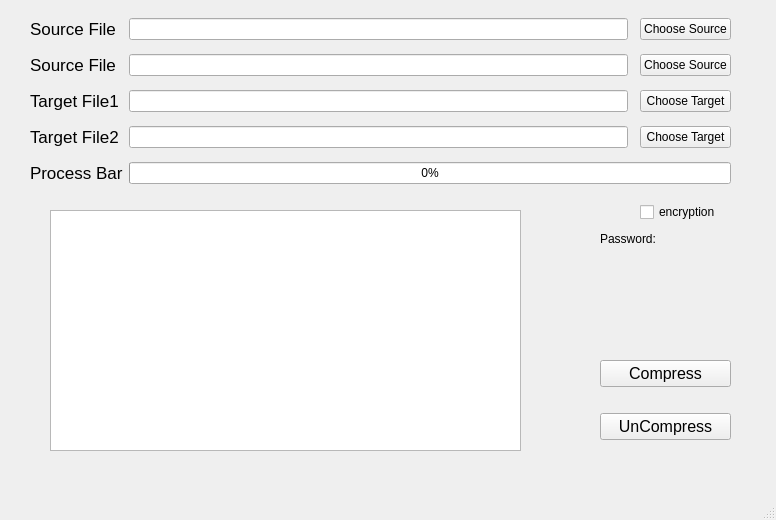
<?xml version="1.0" encoding="UTF-8"?>
<ui version="4.0">
 <class>MainWindow</class>
 <widget class="QMainWindow" name="MainWindow">
  <property name="geometry">
   <rect>
    <x>0</x>
    <y>0</y>
    <width>776</width>
    <height>520</height>
   </rect>
  </property>
  <property name="windowTitle">
   <string>MainWindow</string>
  </property>
  <widget class="QWidget" name="centralwidget">
   <widget class="QTextEdit" name="textEdit">
    <property name="geometry">
     <rect>
      <x>50</x>
      <y>210</y>
      <width>471</width>
      <height>241</height>
     </rect>
    </property>
   </widget>
   <widget class="QWidget" name="layoutWidget">
    <property name="geometry">
     <rect>
      <x>30</x>
      <y>10</y>
      <width>701</width>
      <height>186</height>
     </rect>
    </property>
    <layout class="QGridLayout" name="gridLayout">
     <item row="1" column="3">
      <widget class="QPushButton" name="pushButton_6">
       <property name="text">
        <string>Choose Source</string>
       </property>
      </widget>
     </item>
     <item row="4" column="3">
      <widget class="QPushButton" name="pushButton_7">
       <property name="text">
        <string>Choose Target</string>
       </property>
      </widget>
     </item>
     <item row="3" column="0">
      <widget class="QLabel" name="label_2">
       <property name="font">
        <font>
         <pointsize>13</pointsize>
        </font>
       </property>
       <property name="text">
        <string>Target File1</string>
       </property>
      </widget>
     </item>
     <item row="3" column="3">
      <widget class="QPushButton" name="pushButton">
       <property name="text">
        <string>Choose Target</string>
       </property>
      </widget>
     </item>
     <item row="0" column="1">
      <widget class="QLineEdit" name="souceFileEdit"/>
     </item>
     <item row="1" column="1">
      <widget class="QLineEdit" name="souceFileEdit_2"/>
     </item>
     <item row="4" column="1">
      <widget class="QLineEdit" name="targetFileEdit_2"/>
     </item>
     <item row="0" column="0">
      <widget class="QLabel" name="label">
       <property name="font">
        <font>
         <pointsize>13</pointsize>
        </font>
       </property>
       <property name="text">
        <string>Source File</string>
       </property>
      </widget>
     </item>
     <item row="7" column="1" colspan="3">
      <widget class="QProgressBar" name="progressBar">
       <property name="value">
        <number>0</number>
       </property>
      </widget>
     </item>
     <item row="1" column="0">
      <widget class="QLabel" name="label_4">
       <property name="font">
        <font>
         <pointsize>13</pointsize>
        </font>
       </property>
       <property name="text">
        <string>Source File</string>
       </property>
      </widget>
     </item>
     <item row="0" column="3">
      <widget class="QPushButton" name="pushButton_2">
       <property name="text">
        <string>Choose Source</string>
       </property>
      </widget>
     </item>
     <item row="7" column="0">
      <widget class="QLabel" name="label_3">
       <property name="font">
        <font>
         <pointsize>13</pointsize>
        </font>
       </property>
       <property name="text">
        <string>Process Bar</string>
       </property>
      </widget>
     </item>
     <item row="4" column="0">
      <widget class="QLabel" name="label_5">
       <property name="font">
        <font>
         <pointsize>13</pointsize>
        </font>
       </property>
       <property name="text">
        <string>Target File2</string>
       </property>
      </widget>
     </item>
     <item row="3" column="1">
      <widget class="QLineEdit" name="targetFileEdit"/>
     </item>
    </layout>
   </widget>
   <widget class="QWidget" name="layoutWidget">
    <property name="geometry">
     <rect>
      <x>600</x>
      <y>340</y>
      <width>131</width>
      <height>121</height>
     </rect>
    </property>
    <layout class="QVBoxLayout" name="verticalLayout">
     <item>
      <widget class="QPushButton" name="pushButton_3">
       <property name="font">
        <font>
         <pointsize>12</pointsize>
        </font>
       </property>
       <property name="text">
        <string>Compress</string>
       </property>
      </widget>
     </item>
     <item>
      <widget class="QPushButton" name="pushButton_4">
       <property name="font">
        <font>
         <pointsize>12</pointsize>
        </font>
       </property>
       <property name="text">
        <string>UnCompress</string>
       </property>
      </widget>
     </item>
    </layout>
   </widget>
   <widget class="QCheckBox" name="checkBox">
    <property name="geometry">
     <rect>
      <x>640</x>
      <y>200</y>
      <width>101</width>
      <height>24</height>
     </rect>
    </property>
    <property name="text">
     <string>encryption</string>
    </property>
   </widget>
   <widget class="KPasswordLineEdit" name="kpasswordlineedit">
    <property name="geometry">
     <rect>
      <x>600</x>
      <y>250</y>
      <width>125</width>
      <height>26</height>
     </rect>
    </property>
   </widget>
   <widget class="QLabel" name="label_6">
    <property name="geometry">
     <rect>
      <x>600</x>
      <y>230</y>
      <width>71</width>
      <height>18</height>
     </rect>
    </property>
    <property name="text">
     <string>Password:</string>
    </property>
   </widget>
  </widget>
  <widget class="QMenuBar" name="menubar">
   <property name="geometry">
    <rect>
     <x>0</x>
     <y>0</y>
     <width>776</width>
     <height>23</height>
    </rect>
   </property>
  </widget>
  <widget class="QStatusBar" name="statusbar"/>
 </widget>
 <customwidgets>
  <customwidget>
   <class>KPasswordLineEdit</class>
   <extends>QWidget</extends>
   <header>kpasswordlineedit.h</header>
  </customwidget>
 </customwidgets>
 <resources/>
 <connections/>
</ui>
